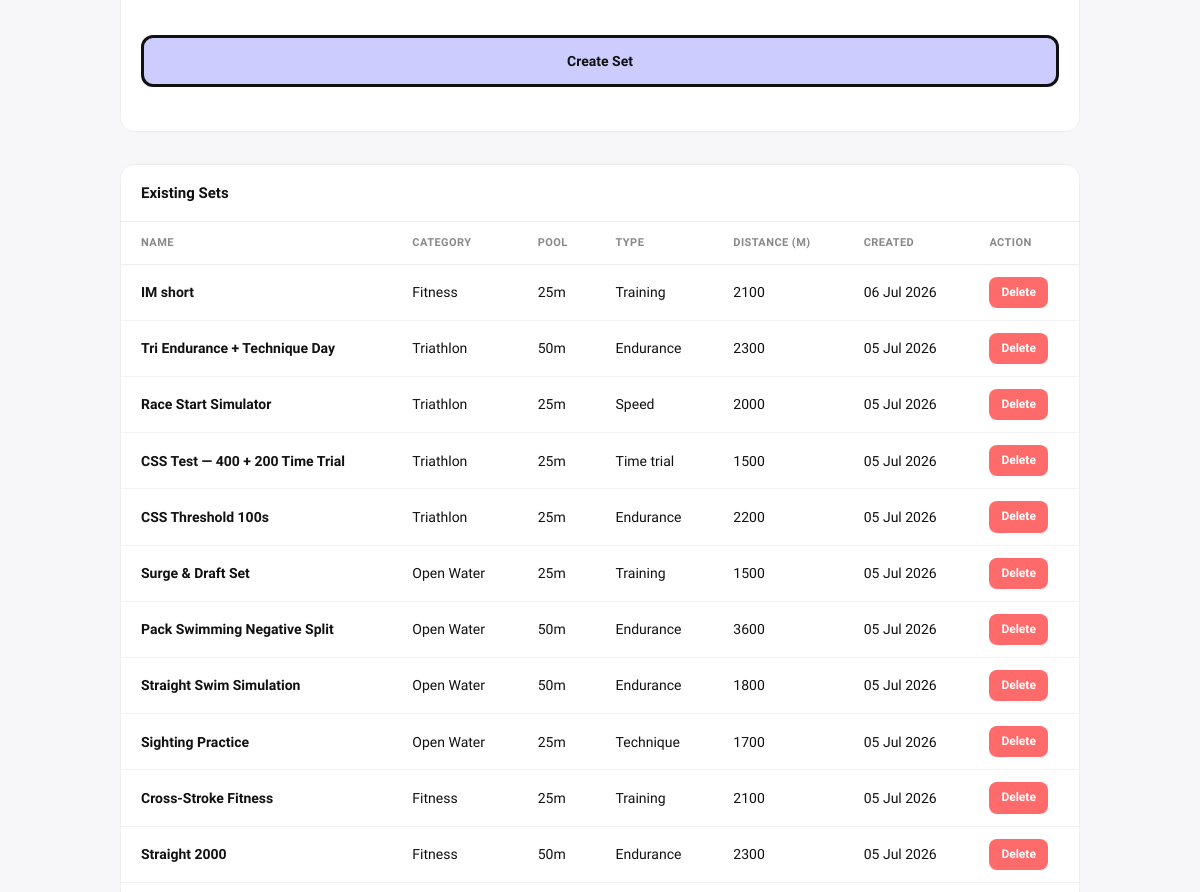
The app's page /admin/sets (signed in, middle part), older data.
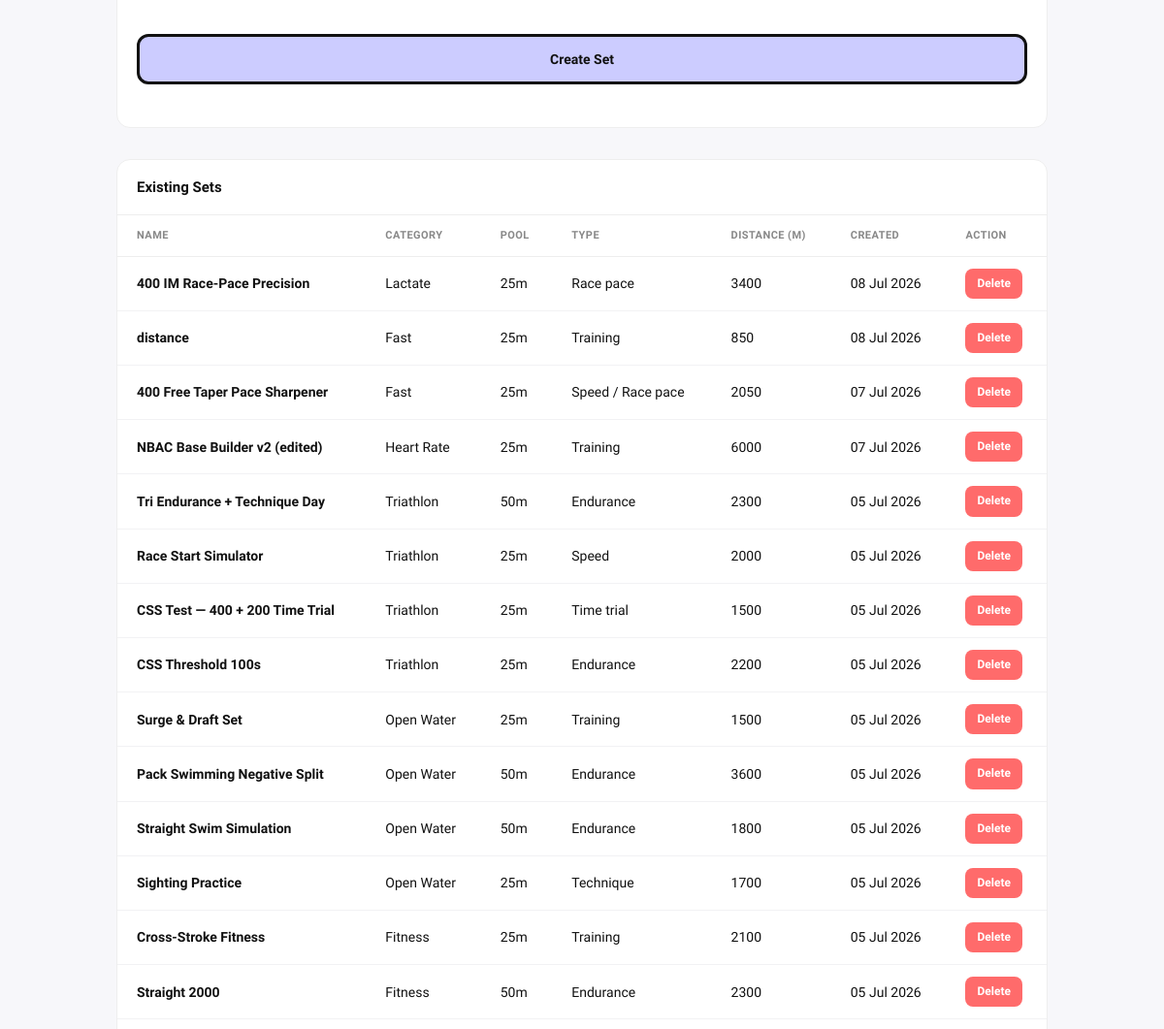
The same page, newer data.
### models.py (models this page shows)
class SavedSet(db.Model):
    __tablename__ = 'saved_set'
    id = db.Column(db.Integer, primary_key=True)
    name = db.Column(db.String(100), nullable=False)
    pool = db.Column(db.String(10), default='25m')
    session_type = db.Column(db.String(50), default='Training')
    sets_data = db.Column(db.Text)  # JSON string, same shape as sessionSets in log.html
    category = db.Column(db.String(30), default='Fitness')
    description = db.Column(db.Text)
    created_by = db.Column(db.Integer, db.ForeignKey('user.id'))
    created_at = db.Column(db.DateTime, default=datetime.utcnow)
    def get_sets(self):
        try:
            return json.loads(self.sets_data or '[]')
        except:
            return []
    def total_distance(self):
        total = 0
        for s in self.get_sets():
            try:
                total += int(s.get('reps', 0)) * int(s.get('dist', 0))
            except:
                pass
        return total

### routes.py (the view)
@main.route('/admin/sets')
@login_required
@admin_required
def admin_sets():
    from app import db
    from models import SavedSet
    sets = db.session.query(SavedSet).order_by(SavedSet.created_at.desc()).all()
    return render_template('admin_sets.html', sets=sets, categories=SET_CATEGORIES)

### auth_utils.py (called while the page is built)
def admin_required(f):
    @wraps(f)
    def wrapper(*args, **kwargs):
        if not current_user.is_authenticated or not current_user.is_admin:
            abort(403)
        return f(*args, **kwargs)
    return wrapper

### templates/admin_sets.html (shortened to what this page needs)
<!DOCTYPE html>
<html lang="en">
<head>
<link rel="stylesheet" href="{{ url_for('static', filename='css/main.css') }}">
</head>
<body>
<div class="adm-wrap">
  <div class="adm-panel">
    <div class="adm-panel-body">
      <form method="POST" action="/admin/sets/create" class="set-form">
        <button type="submit" class="btn-add-set" onclick="return validateBlocks()">Create Set</button>
      </form>
    </div>
  </div>
  <div class="adm-panel">
    <div class="adm-panel-head">Existing Sets</div>
    {% if sets %}
      <div style="overflow-x: auto;">
        <table>
          <thead>
            <tr>
              <th>Name</th>
              <th>Category</th>
              <th>Pool</th>
              <th>Type</th>
              <th>Distance (m)</th>
              <th>Created</th>
              <th>Action</th>
            </tr>
          </thead>
          <tbody>
            {% for s in sets %}
            <tr>
              <td><strong>{{ s.name }}</strong></td>
              <td>{{ s.category or 'Fitness' }}</td>
              <td>{{ s.pool }}</td>
              <td>{{ s.session_type }}</td>
              <td>{{ s.total_distance() }}</td>
              <td>{{ s.created_at.strftime('%d %b %Y') }}</td>
              <td>
                <form method="POST" action="/admin/sets/delete/{{ s.id }}" style="display:inline;">
                  <button type="submit" class="btn-delete" onclick="return confirm('Delete this set?')">Delete</button>
                </form>
              </td>
            </tr>
            {% endfor %}
          </tbody>
        </table>
      </div>
    {% else %}
      <div class="empty-state">No saved sets yet. Create one above to get started.</div>
    {% endif %}
  </div>
</div>
</body>
</html>

### static/css/main.css (style rules this page uses)
*, *::before, *::after { box-sizing: border-box; margin: 0; padding: 0; }
html { scroll-behavior: smooth; overflow-x: hidden; }
body { font-family: 'Schibsted Grotesk', sans-serif; background: #fcfcff; color: #111111; line-height: 1.6; min-height: 100vh; overflow-x: hidden; }
button, input, textarea, select { font: inherit; }
button, a { cursor: pointer; }
button { border: none; background: none; }

### templates/admin_sets.html (style rules this page uses)
body { font-family: 'Schibsted Grotesk', sans-serif; background: #f7f7fa; margin: 0; color: #111; }
.adm-wrap { max-width: 1000px; margin: 0 auto; padding: 32px 20px 60px; }
.adm-panel { background: #fff; border-radius: 14px; border: 1px solid #eee; overflow: hidden; margin-bottom: 32px; }
.adm-panel-head { padding: 16px 20px; border-bottom: 1px solid #eee; font-weight: 800; font-size: 15px; }
.adm-panel-body { padding: 20px; }
.set-form { display: grid; gap: 16px; margin-bottom: 24px; }
.btn-add-set { background: #ccccff; color: #111; border: 3px solid #111; border-radius: 12px; padding: 12px 20px; font-weight: 700; cursor: pointer; font-size: 14px; transition: all 0.15s; }
table { width: 100%; border-collapse: collapse; }
th { text-align: left; font-size: 11px; text-transform: uppercase; letter-spacing: 0.04em; color: #888; padding: 12px 20px; border-bottom: 1px solid #eee; }
td { padding: 12px 20px; border-bottom: 1px solid #f2f2f4; font-size: 14px; }
.btn-delete { background: #ff6b6b; color: #fff; border: none; border-radius: 8px; padding: 6px 12px; font-weight: 600; cursor: pointer; font-size: 12px; transition: all 0.15s; }

Row changes from the older to the newer data that the page shows:
removed SavedSet: name "IM short", category "Fitness", pool "25m", session_type "Training", total_distance "2100", created_at "06 Jul 2026"
added SavedSet: name "400 IM Race-Pace Precision", category "Lactate", pool "25m", session_type "Race pace", total_distance "3400", created_at "08 Jul 2026"
added SavedSet: name "distance", category "Fast", pool "25m", session_type "Training", total_distance "850", created_at "08 Jul 2026"
added SavedSet: name "400 Free Taper Pace Sharpener", category "Fast", pool "25m", session_type "Speed / Race pace", total_distance "2050", created_at "07 Jul 2026"
added SavedSet: name "NBAC Base Builder v2 (edited)", category "Heart Rate", pool "25m", session_type "Training", total_distance "6000", created_at "07 Jul 2026"
